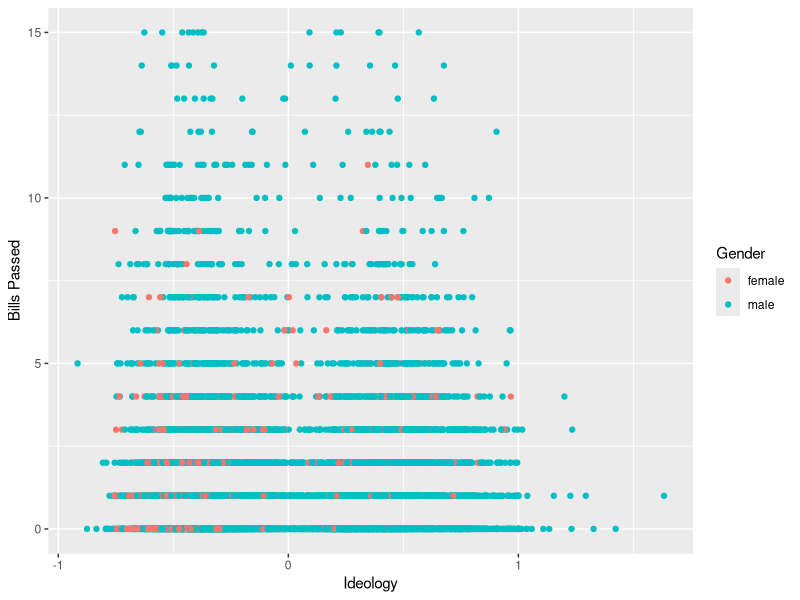
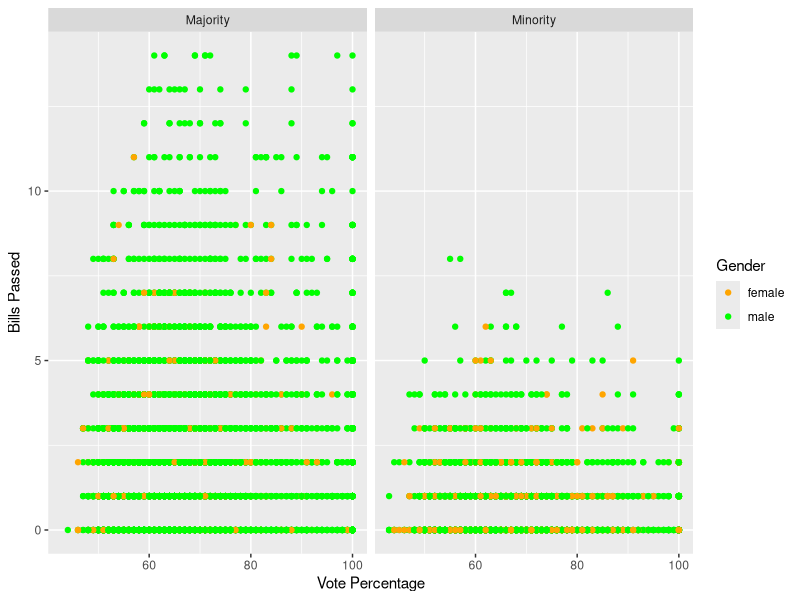
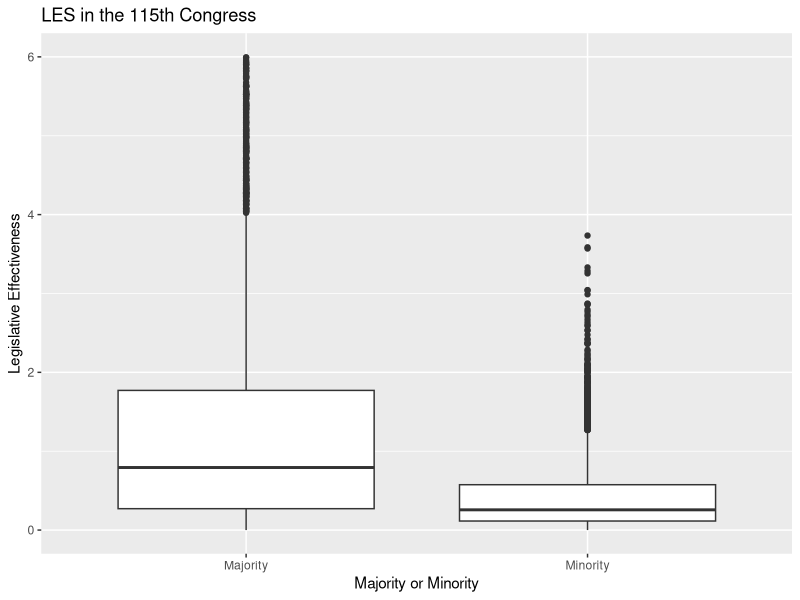

Reproduce these figures in R, in order.
## ---- chunk 1
knitr::opts_chunk$set(echo = TRUE)
library(tidyverse)
cel <- drop_na(read_csv("../Data/cel_volden_wiseman.csv"))
## ---- chunk 2
cel <- rename(cel,"Gender" = "female")
cel$Gender <- recode_factor(cel$Gender,`1` = "female",`0` = "male")
ggplot(cel,aes(x = dwnom1,y = all_pass)) + geom_point(aes(colour = Gender)) + 
  ylab("Bills Passed") + xlab("Ideology") + ylim(c(0,15))
## ---- chunk 3
cel$majority <- recode(cel$majority,`1` = "Majority",`0` = "Minority")
ggplot(data = cel,aes(x = votepct,y = all_pass)) + geom_point(aes(colour = Gender)) + 
  facet_wrap( ~ majority) + scale_colour_manual(values = c("orange","green")) + 
  ylab("Bills Passed") + xlab("Vote Percentage") + ylim(c(0,14)) + xlim(c(43,100))
## ---- chunk 4
ggplot(cel) + geom_boxplot(aes(x = majority,y = les)) + xlab("Majority or Minority") + 
  ylab("Legislative Effectiveness") + ylim(c(0,6)) + 
  ggtitle("LES in the 115th Congress")
